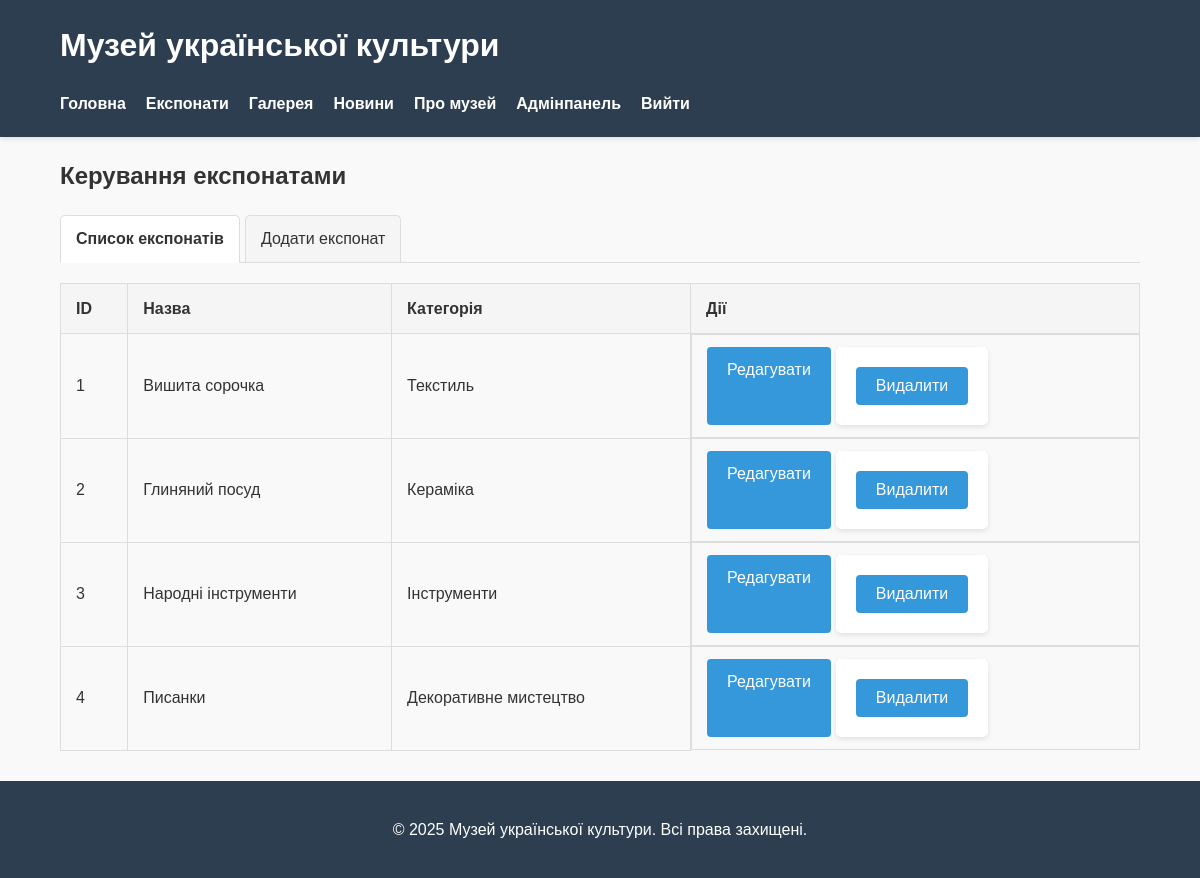
The app's page /admin.php?section=exhibits (signed in) with its own data.
### tables this page shows
CREATE TABLE `exhibits` (
  `id` int NOT NULL,
  `title` varchar(255) NOT NULL,
  `description` text NOT NULL,
  `category` varchar(100) NOT NULL,
  `image` varchar(255) DEFAULT NULL,
  `full_text` text NOT NULL,
  `created_at` timestamp NULL DEFAULT CURRENT_TIMESTAMP
);

### classes/Exhibit.php (called while the page is built, shortened)
<?php
class Exhibit {
    private $db;
    public function __construct(Database $db) {
        $this->db = $db;
    }
    public function getExhibits($category = null) {
        if ($category) {
            $stmt = $this->db->prepare("SELECT id, title, description, category, image, created_at FROM exhibits WHERE category = ? ORDER BY title");
            $stmt->bind_param("s", $category);
        } else {
            $stmt = $this->db->prepare("SELECT id, title, description, category, image, created_at FROM exhibits ORDER BY title");
        }
        $stmt->execute();
        $result = $stmt->get_result();
        return $result->fetch_all(MYSQLI_ASSOC);
    }
}
?>

### classes/Database.php (called while the page is built, shortened)
<?php
class Database {
    private $connection;
    public function __construct() {
        $this->connection = new mysqli(DB_HOST, DB_USER, DB_PASS, DB_NAME);
        $this->connection->set_charset("utf8mb4");
    }
    public function prepare($sql) {
        return $this->connection->prepare($sql);
    }
}
?>

### admin/templates/exhibits.php (the view, shortened to what this page needs)
<h2>Керування експонатами</h2>
<div class="admin-tabs">
    <a href="#exhibits-list">Список експонатів</a>
    <a href="#add-exhibit"><?= isset($_GET['edit']) ? 'Редагувати' : 'Додати' ?> експонат</a>
</div>
<div id="exhibits-list" class="tab-content">
    <table class="admin-table">
        <thead>
            <tr>
                <th>ID</th>
                <th>Назва</th>
                <th>Категорія</th>
                <th>Дії</th>
            </tr>
        </thead>
        <tbody>
            <?php foreach ($exhibits as $item): ?>
            <tr>
                <td><?= $item['id'] ?></td>
                <td><?= htmlspecialchars($item['title']) ?></td>
                <td><?= htmlspecialchars($item['category']) ?></td>
                <td class="actions">
                    <a href="admin.php?section=exhibits&edit=<?= $item['id'] ?>" class="btn">Редагувати</a>
                    <form action="admin.php?section=exhibits" method="POST" class="delete-form">
                        <input type="submit" name="delete_exhibit" value="Видалити" class="btn btn-danger">
                    </form>
                </td>
            </tr>
            <?php endforeach; ?>
        </tbody>
    </table>
</div>

### assets/css/style.css (style rules this page uses)
body { font-family: 'Arial', sans-serif; line-height: 1.6; margin: 0; padding: 0; color: #333; background-color: #f9f9f9; }
form { background: white; padding: 20px; border-radius: 5px; box-shadow: 0 2px 5px rgba(0,0,0,0.1); }
button, input[type="submit"], .btn { background: #3498db; color: white; border: none; padding: 10px 20px; border-radius: 4px; cursor: pointer; font-size: 16px; text-decoration: none; display: inline-block; }
.btn-danger { background: #e74c3c; }
.admin-table { width: 100%; border-collapse: collapse; margin: 20px 0; }
.admin-table th, .admin-table td { padding: 12px 15px; text-align: left; border-bottom: 1px solid #ddd; }
.admin-table th { background-color: #f2f2f2; font-weight: bold; }
.actions { display: flex; gap: 5px; }
.delete-form { display: inline; }
.admin-tabs { display: flex; border-bottom: 1px solid #ddd; margin-bottom: 20px; }
.admin-tabs a { padding: 10px 15px; margin-right: 5px; background: #f5f5f5; border: 1px solid #ddd; border-bottom: none; border-radius: 5px 5px 0 0; text-decoration: none; color: #333; }
.admin-tabs a.active { background: white; border-bottom: 1px solid white; margin-bottom: -1px; font-weight: bold; }
.tab-content { display: none; }
.admin-table { width: 100%; border-collapse: collapse; }
.admin-table th, .admin-table td { padding: 12px 15px; border: 1px solid #ddd; text-align: left; }
.admin-table th { background-color: #f5f5f5; }
.actions { white-space: nowrap; }

### records on screen
exhibits: id "1", title "Вишита сорочка", category "Текстиль"
exhibits: id "2", title "Глиняний посуд", category "Кераміка"
exhibits: id "3", title "Народні інструменти", category "Інструменти"
exhibits: id "4", title "Писанки", category "Декоративне мистецтво"

### other values on screen
SITE_TITLE "Музей української культури"
